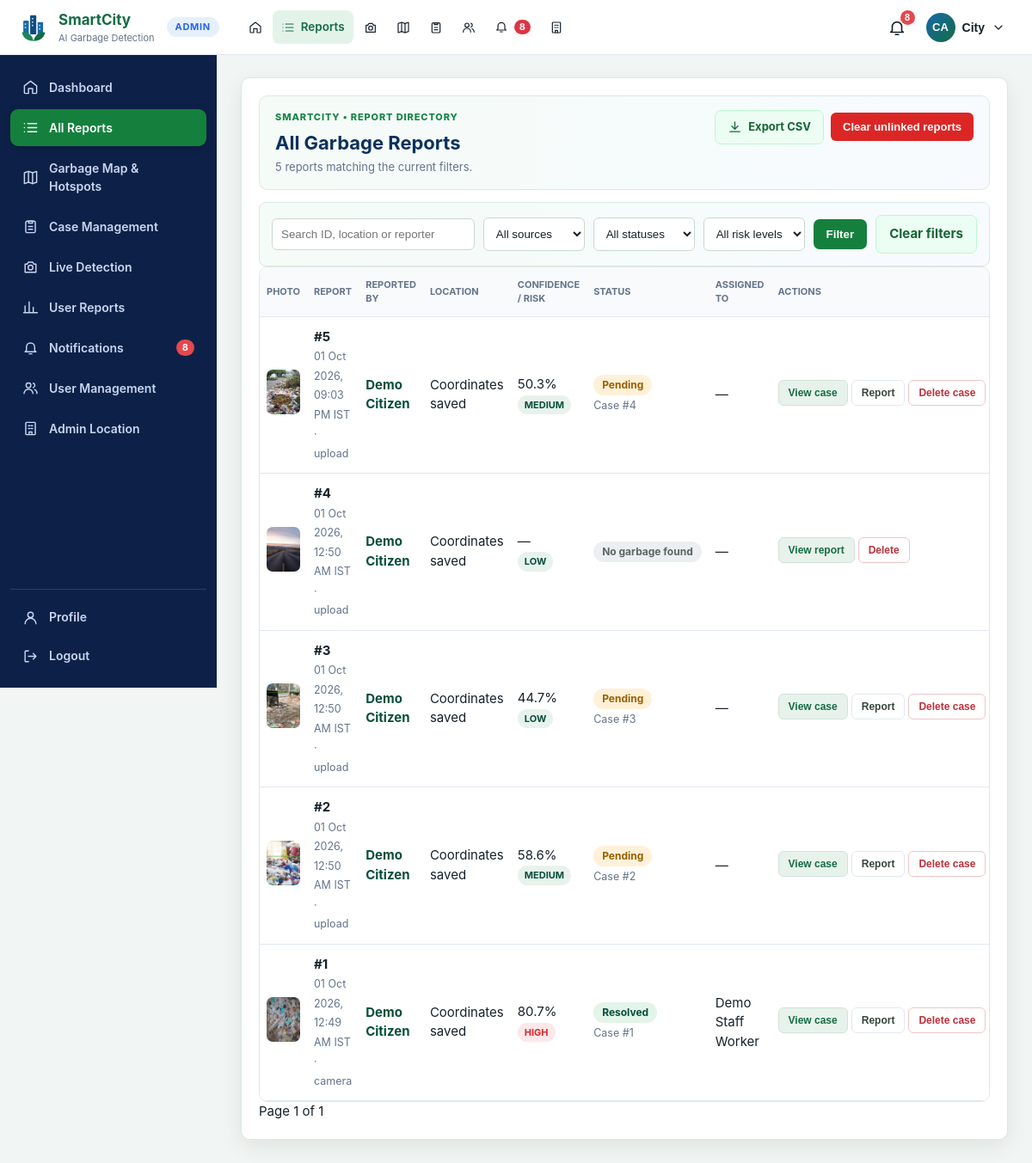
The page /admin/reports (signed in) on the database its author committed.
### tables this page shows
CREATE TABLE users (
    id INTEGER PRIMARY KEY AUTOINCREMENT,
    username TEXT NOT NULL UNIQUE COLLATE NOCASE,
    email TEXT UNIQUE COLLATE NOCASE,
    full_name TEXT NOT NULL,
    phone TEXT,
    password_hash TEXT NOT NULL,
    role TEXT NOT NULL DEFAULT 'user' CHECK(role IN ('admin', 'user', 'staff')),
    is_active INTEGER NOT NULL DEFAULT 1,
    created_at TEXT NOT NULL DEFAULT CURRENT_TIMESTAMP,
    last_login_at TEXT
);

CREATE TABLE cases (
    id INTEGER PRIMARY KEY AUTOINCREMENT,
    alert_id INTEGER NOT NULL UNIQUE REFERENCES alerts(id),
    detection_id INTEGER NOT NULL UNIQUE REFERENCES detections(id),
    status TEXT NOT NULL DEFAULT 'PENDING' CHECK(status IN ('PENDING', 'ASSIGNED', 'CLEANING', 'COMPLETED')),
    assignee_id INTEGER REFERENCES assignees(id),
    notes TEXT,
    created_at TEXT NOT NULL DEFAULT CURRENT_TIMESTAMP,
    updated_at TEXT NOT NULL DEFAULT CURRENT_TIMESTAMP
, before_image_path TEXT, started_at TEXT, after_image_path TEXT, completed_at TEXT, completion_notes TEXT, resolution_minutes INTEGER);

CREATE TABLE detections (
    id INTEGER PRIMARY KEY AUTOINCREMENT,
    created_at TEXT NOT NULL DEFAULT CURRENT_TIMESTAMP,
    detection_count INTEGER NOT NULL,
    confidence REAL,
    image_path TEXT NOT NULL,
    result_path TEXT NOT NULL,
    latitude REAL,
    longitude REAL,
    address TEXT,
    source TEXT NOT NULL CHECK(source IN ('upload', 'camera'))
, image_hash TEXT, box_area_ratio REAL, is_valid INTEGER NOT NULL DEFAULT 1, validation_reason TEXT, is_duplicate INTEGER NOT NULL DEFAULT 0, duplicate_reason TEXT, risk_level TEXT, risk_score INTEGER, risk_reason TEXT, user_id INTEGER);

CREATE TABLE assignees (
    id INTEGER PRIMARY KEY AUTOINCREMENT,
    name TEXT NOT NULL UNIQUE,
    kind TEXT NOT NULL CHECK(kind IN ('WORKER', 'TEAM')),
    is_demo INTEGER NOT NULL DEFAULT 1
, user_id INTEGER);

### app/main.py (the view)
    @app.get("/admin/reports")
    @admin_required
    def admin_reports():
        reporter = None
        try:
            reporter_id = int(request.args.get("user", ""))
            reporter = db.get_user(app.config["DATABASE"], reporter_id)
        except ValueError:
            reporter_id = None
        return report_list_page(
            "all", user_id=reporter["id"] if reporter else None, reporter=reporter
        )

### app/auth.py (called while the page is built)
def initials(name: str | None) -> str:
    parts = [p for p in (name or "").split() if p]
    if not parts:
        return "?"
    if len(parts) == 1:
        return parts[0][:2].upper()
    return (parts[0][0] + parts[-1][0]).upper()

def login_required(view):
    @wraps(view)
    def wrapped(*args, **kwargs):
        if g.user is None:
            if request.path.startswith("/api/"):
                return {"ok": False, "error": "Please sign in to continue."}, 401
            next_url = request.full_path.rstrip("?") if request.method == "GET" else None
            login_endpoint = LOGIN_ENDPOINTS[area_for_path(request.path)]
            return redirect(url_for(login_endpoint, next=next_url))
        return view(*args, **kwargs)
    return wrapped

def admin_required(view):
    @wraps(view)
    @login_required
    def wrapped(*args, **kwargs):
        if g.user["role"] != ROLE_ADMIN:
            abort(403)
        return view(*args, **kwargs)
    return wrapped

### app/database/db.py (called while the page is built)
@contextmanager
def connect(database_path: str | Path):
    connection = sqlite3.connect(database_path)
    connection.row_factory = sqlite3.Row
    connection.execute("PRAGMA foreign_keys = ON")
    try:
        yield connection
        connection.commit()
    except Exception:
        connection.rollback()
        raise
    finally:
        connection.close()

def _notification_scope(audience, user_id):
    if audience == "user":
        return "n.audience = 'user' AND d.user_id = ?", [user_id]
    if audience == "staff":
        return (
            "n.audience = 'staff' AND c.assignee_id IN (SELECT id FROM assignees WHERE user_id = ?)",
            [user_id],
        )
    return "n.audience = 'admin'", []

def unread_notification_count(database_path, audience="admin", user_id=None):
    where, params = _notification_scope(audience, user_id)
    with connect(database_path) as connection:
        return connection.execute(
            f"""SELECT COUNT(*) FROM notifications n
                JOIN cases c ON c.id = n.case_id
                JOIN detections d ON d.id = c.detection_id
                WHERE n.is_read = 0 AND {where}""",
            params,
        ).fetchone()[0]

def get_user(database_path, user_id):
    if user_id is None:
        return None
    with connect(database_path) as connection:
        return connection.execute("SELECT * FROM users WHERE id = ?", (user_id,)).fetchone()

### app/templates/history.html (shortened to what this page needs)
{% extends layout %}{% from '_icons.html' import icon %}
{% set all_scope = scope == 'all' %}
{% block content %}
{% set list_endpoint = 'admin_reports' if all_scope else 'my_reports' %}
{% set export_args = {'q': search, 'source': source, 'status': status, 'risk': risk} %}
{% if reporter %}{% set _ = export_args.update({'user': reporter['id']}) %}{% endif %}
<section class="panel history-page">
  <div class="panel-heading"><div><small class="eyebrow">SMARTCITY • {{ 'REPORT DIRECTORY' if all_scope else 'YOUR SUBMISSIONS' }}</small><h2>{{ 'All Garbage Reports' if all_scope else 'My Reports' }}{% if reporter %} <span class="muted-title">by {{ reporter['full_name'] }}</span>{% endif %}</h2><p>{{ total }} report{{ '' if total == 1 else 's' }} matching the current filters.</p></div>
  <div class="actions"><a class="button secondary" href="{{ url_for('export_history' if all_scope else 'export_my_reports', **export_args) }}">{{ icon('download', 17) }} Export CSV</a>{% if not all_scope %}<a class="button" href="{{ url_for('detect') }}">{{ icon('camera', 17) }} Report Garbage</a>{% endif %}{% if all_scope and total %}<form method="post" action="{{ url_for('clear_history') }}" data-confirm="Clear saved reports that have no case, and their images? Case-linked evidence will be preserved."><button class="danger" type="submit">Clear unlinked reports</button></form>{% endif %}</div></div>
  <form class="filters" method="get"><input name="q" value="{{ search }}" placeholder="{{ 'Search ID, location or reporter' if all_scope else 'Search ID or location' }}"><select name="source"><option value="">All sources</option></select><select name="status"><option value="">All statuses</option></select><select name="risk"><option value="">All risk levels</option></select><button class="button" type="submit">Filter</button><a class="button secondary" href="{{ url_for(list_endpoint) }}">Clear filters</a></form>
  {% if records %}<div class="table-wrap"><table><thead><tr><th>Photo</th><th>Report</th>{% if all_scope %}<th>Reported by</th>{% endif %}<th>Location</th><th>Confidence / risk</th><th>Status</th>{% if all_scope %}<th>Assigned to</th><th>Actions</th>{% else %}<th>Progress</th><th></th>{% endif %}</tr></thead><tbody>
  {% for item in records %}<tr>
    <td><img class="thumb" src="{{ url_for('static', filename=item['result_path']) }}" alt="Report {{ item['id'] }}"></td>
    <td><b>#{{ item['id'] }}</b><br><small>{{ item['created_at']|india_datetime }} · {{ item['source'] }}</small></td>
    {% if all_scope %}<td>{% if item['reporter_name'] %}<a href="{{ url_for('admin_reports', user=item['user_id']) }}">{{ item['reporter_name'] }}</a>{% else %}<small>—</small>{% endif %}</td>{% endif %}
    <td>{{ item['address'] or ('Coordinates saved' if item['latitude'] is not none else 'Not shared') }}</td>
    <td>{{ item['confidence']|percent }}<br><span class="badge {{ (item['case_risk_level'] or 'low')|lower }}">{{ item['case_risk_level'] or item['risk_level'] or 'Not assessed' }}</span></td>
    <td>{% if item['case_id'] %}<span class="pill {{ item['case_status']|status_class }}">{{ (item['case_status']|status_label) if all_scope else (item['case_status']|status_group) }}</span>{% if all_scope %}<br><small>Case #{{ item['case_id'] }}</small>{% endif %}{% elif item['detection_count'] == 0 %}<span class="pill none">No garbage found</span>{% else %}<span class="pill none">No case</span>{% endif %}</td>
    {% if all_scope %}<td>{{ item['assignee_name'] or '—' }}</td>
    <td class="row-actions">{% if item['case_id'] %}<a class="mini-btn view" href="{{ url_for('case_detail', case_id=item['case_id']) }}">View case</a><a class="mini-btn plain" href="{{ url_for('report', detection_id=item['id']) }}">Report</a><form class="inline" method="post" action="{{ url_for('delete_case', case_id=item['case_id']) }}" data-confirm="Delete Case #{{ item['case_id'] }} and its report? This cannot be undone."><input type="hidden" name="back" value="{{ request.full_path.rstrip('?') }}"><button class="mini-btn del" type="submit">Delete case</button></form>{% else %}<a class="mini-btn view" href="{{ url_for('report', detection_id=item['id']) }}">View report</a><form class="inline" method="post" action="{{ url_for('delete_history', detection_id=item['id']) }}" data-confirm="Delete report #{{ item['id'] }}? This cannot be undone."><button class="mini-btn del" type="submit">Delete</button></form>{% endif %}</td>
    {% endif %}
  </tr>{% endfor %}</tbody></table></div>
  <nav class="pagination"><span>Page {{ page }} of {{ pages }}</span></nav>
  {% endif %}
</section>
{% endblock %}

### app/templates/_profile_menu.html (shortened to what this page needs)
{% from '_icons.html' import icon %}
{% if current_user %}
<div class="profile-menu" data-dropdown>
  <button class="profile-trigger" type="button" data-dropdown-toggle aria-haspopup="menu" aria-expanded="false" aria-label="Account menu">
    <span class="avatar">{{ user_initials }}</span>
    <span class="profile-name">{{ current_user['full_name'].split()[0] }}</span>
    {{ icon('chevron', 16) }}
  </button>
</div>
{% else %}
<div class="auth-links"><a class="button secondary" href="{{ url_for('login') }}">Login</a><a class="button" href="{{ url_for('register') }}">Register</a></div>
{% endif %}

### app/static/css/mobile-app.css (style rules this page uses)
html { -webkit-text-size-adjust:100%;text-size-adjust:100%;-webkit-tap-highlight-color:transparent }
body { padding-left:env(safe-area-inset-left);padding-right:env(safe-area-inset-right);overflow-x:hidden }
img,video,canvas,svg { max-width:100% }
table { max-width:100% }
.panel,.table-wrap,.table-scroll { overflow-x:auto }

### app/static/css/app.css (style rules this page uses)
:root { --green:#146c43;--green2:#198754;--blue:#1769aa;--amber:#c97805;--red:#bd3039;--ink:#25332d;--muted:#69766f;--bg:#f5f7f5;--card:#fff;--line:#dfe6e1;--shadow:0 3px 12px #1a30200d }
* { box-sizing:border-box }
body { margin:0;background:var(--bg);color:var(--ink);font:15px/1.5 Arial,Segoe UI,sans-serif }
.button,.danger { display:inline-flex;justify-content:center;align-items:center;gap:7px;border:0;border-radius:6px;background:var(--green2);color:#fff;padding:10px 15px;font-weight:700;text-decoration:none;cursor:pointer }
.button.secondary { background:#e8f2ec;color:var(--green) }
.danger { background:var(--red) }
.panel,.stat-grid article { background:var(--card);border:1px solid var(--line);border-radius:8px;box-shadow:var(--shadow) }
.panel { padding:22px;margin-bottom:20px }
.panel-heading { display:flex;justify-content:space-between;gap:16px;margin-bottom:16px }
.panel h2 { margin:0;font-size:20px }
.panel-heading p,small { color:var(--muted) }
.badge { display:inline-block;border-radius:99px;padding:3px 8px;font-size:11px;font-weight:700;background:#e8f2ec;color:var(--green) }
.badge.high { background:#fde8e9;color:var(--red) }
input,select { max-width:100%;border:1px solid #cbd7cf;border-radius:6px;padding:10px;background:#fff;color:var(--ink) }
.camera-controls,.camera-actions,.filters,.actions { display:flex;flex-wrap:wrap;gap:9px }
.filters { padding:15px 0;border-top:1px solid var(--line) }
.table-wrap { overflow:auto }
table { width:100%;min-width:700px;border-collapse:collapse }
th,td { padding:12px 8px;border-bottom:1px solid var(--line);text-align:left }
th { font-size:11px;color:var(--muted);text-transform:uppercase }
td a { color:var(--green);font-weight:700;text-decoration:none }
.thumb { width:60px;height:45px;object-fit:cover;border-radius:5px }

### app/static/css/final-ui.css (style rules this page uses)
:root { --green:#064e3b;--green2:#15803d;--blue:#2563eb;--amber:#f59e0b;--red:#dc2626;--ink:#17212b;--muted:#64748b;--bg:#f5f7f6;--line:#e2e8f0;--shadow:0 8px 24px rgba(15,42,30,.08) }
body { font-family:Inter,ui-sans-serif,system-ui,-apple-system,"Segoe UI",sans-serif;color:var(--ink);background:var(--bg) }
.button { border-radius:7px;padding:9px 14px;background:#15803d;box-shadow:none }
.button.secondary { background:#ecfdf3;color:#166534;border:1px solid #bbf7d0 }
.panel { border-radius:10px;padding:20px;box-shadow:var(--shadow) }
.table-wrap table { background:#fff }
.table-wrap th { background:#f8fafc }
.table-wrap td { vertical-align:middle }
.thumb { width:72px;height:52px;border-radius:7px }
.filters { gap:10px;background:#f8fafc;padding:14px;border-radius:8px;border:1px solid var(--line) }

### app/static/css/final-polish.css (style rules this page uses)
body { background:linear-gradient(145deg,#f7fbf8 0%,#f3f9ff 54%,#f8fcf7 100%) }
.eyebrow { display:block;margin-bottom:5px;color:#168548;font-size:11px;font-weight:800;letter-spacing:.08em }
.history-page,.notification-page { border-color:#dbe9e0 }
.history-page .panel-heading h2,.notification-page .panel-heading h2 { font-size:30px;color:#0a315d;margin:2px 0 5px }
.history-page .filters { display:grid;grid-template-columns:1.4fr repeat(3,minmax(110px,.7fr)) auto auto;align-items:center;background:linear-gradient(90deg,#f5fbf7,#f7fbff);border:1px solid #dbe8e1 }
.history-page .table-wrap { border:1px solid #e0e8e3;border-radius:10px }

### app/static/css/ui-polish-v2.css (style rules this page uses)
.history-page .panel-heading { background: linear-gradient(90deg, #f5fbf7, #f7fbff); border: 1px solid #dbe8e1; border-radius: 10px; padding: 16px 18px; align-items: center; margin-bottom: 14px; }
.history-page .panel-heading h2 { margin: 0 0 2px; font-size: 22px; }
.history-page .panel-heading p { margin: 0; font-size: 13px; }
.history-page .panel-heading .actions { align-items: center; gap: 8px; }
.history-page .panel-heading .actions .button, .history-page .panel-heading .actions .danger { padding: 9px 14px; font-size: 13px; }

### rows shown on the page
users: full_name "City"
cases: result_path (picture), id "5", created_at|india_datetime "01 Oct 2026, 09:03 PM IST", source "upload", reporter_name "Demo Citizen", latitude "Coordinates saved", confidence|percent "50.3%", item "MEDIUM", status "Pending", case_id "4", item "—"
detections: result_path (picture), id "4", created_at|india_datetime "01 Oct 2026, 12:50 AM IST", source "upload", reporter_name "Demo Citizen", latitude "Coordinates saved", confidence|percent "—", risk_level "LOW", detection_count "No garbage found", item "—"
cases: result_path (picture), id "3", created_at|india_datetime "01 Oct 2026, 12:50 AM IST", source "upload", reporter_name "Demo Citizen", latitude "Coordinates saved", confidence|percent "44.7%", item "LOW", status "Pending", case_id "3", item "—"
cases: result_path (picture), id "2", created_at|india_datetime "01 Oct 2026, 12:50 AM IST", source "upload", reporter_name "Demo Citizen", latitude "Coordinates saved", confidence|percent "58.6%", item "MEDIUM", status "Pending", case_id "2", item "—"
cases: result_path (picture), id "1", created_at|india_datetime "01 Oct 2026, 12:49 AM IST", source "camera", reporter_name "Demo Citizen", latitude "Coordinates saved", confidence|percent "80.7%", item "HIGH", status "Resolved", case_id "1", name "Demo Staff Worker"

### other values the page prints
{{ label }} "Reports"
{{ unread_notifications }} "8"
{{ user_initials }} "CA"
{{ label }} "Dashboard" "All Reports" "Garbage Map & Hotspots" "Case Management" "Live Detection" "User Reports" "Notifications" "User Management" "Admin Location"
{{ 'REPORT DIRECTORY' if all_scope else 'YOUR SUBMISSIONS' }} "REPORT DIRECTORY"
{{ 'All Garbage Reports' if all_scope else 'My Reports' }} "All Garbage Reports"
{{ total }} "5"
{{ '' if total == 1 else 's' }} "s"
{{ page }} "1"
{{ pages }} "1"
